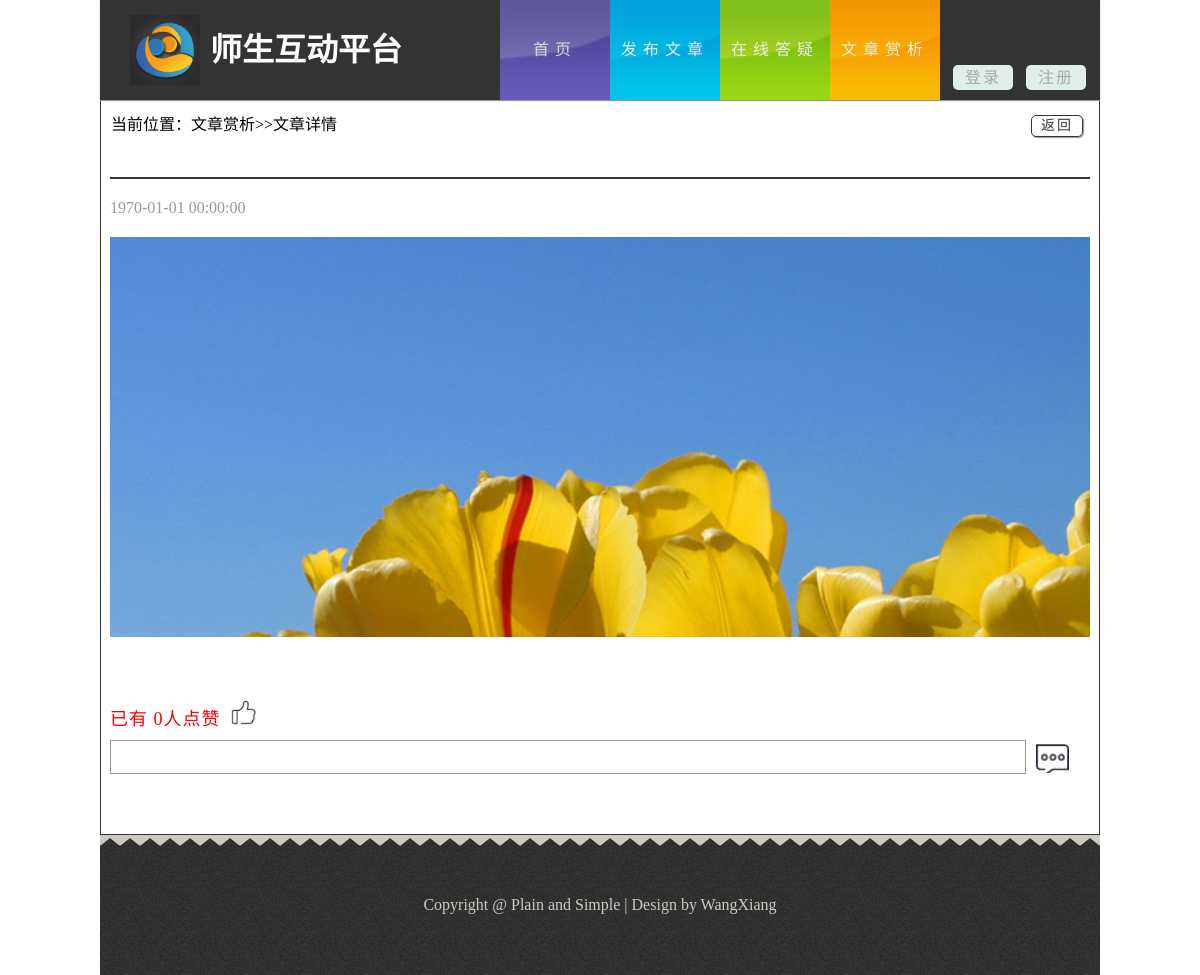
The app's page /detarticle.php?pid=3, older data.
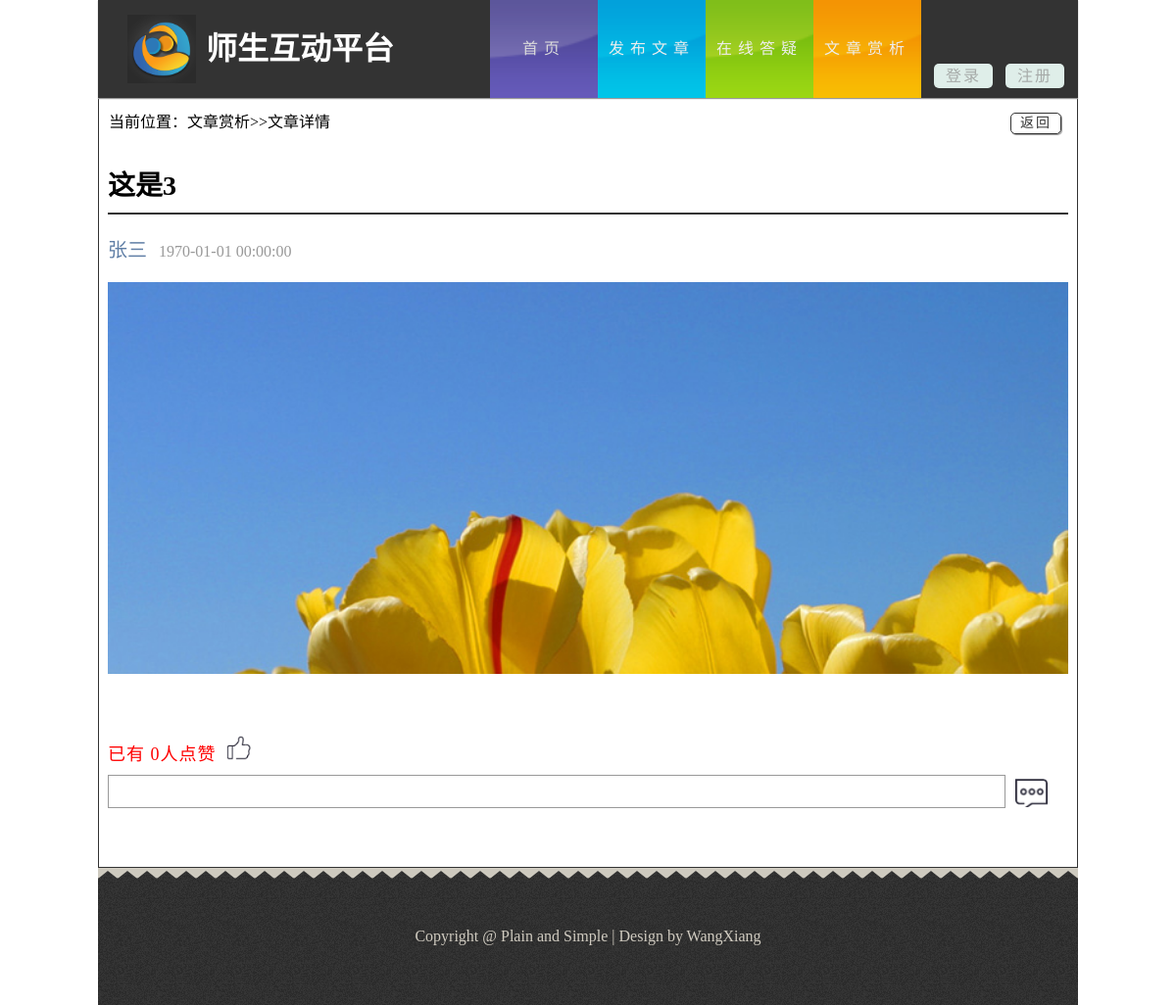
The same page, newer data.
### tables this page shows
CREATE TABLE `tb_paragraph` (
  `para_id` int(11) NOT NULL AUTO_INCREMENT,
  `para_content` varchar(10000) NOT NULL,
  `para_publish` int(20) DEFAULT NULL COMMENT '发布时间',
  `para_title` varchar(255) NOT NULL,
  `para_kind` varchar(255) DEFAULT NULL,
  `para_video` varchar(255) DEFAULT NULL,
  `para_picture` varchar(255) DEFAULT NULL,
  `account` varchar(255) DEFAULT NULL,
  `count_read` int(10) DEFAULT '0',
  `count_send` int(10) DEFAULT '0',
  `count_discuss` int(10) DEFAULT '0',
  `type` varchar(10) DEFAULT NULL,
  PRIMARY KEY (`para_id`)
);

CREATE TABLE `tb_student` (
  `student_id` int(10) NOT NULL AUTO_INCREMENT,
  `account` char(20) DEFAULT NULL,
  `password` char(255) DEFAULT NULL,
  `chinese_name` varchar(255) DEFAULT NULL,
  `sex` varchar(255) DEFAULT NULL,
  `tel` varchar(255) DEFAULT NULL,
  `email` varchar(255) DEFAULT NULL,
  `remark` varchar(255) DEFAULT NULL,
  `count` int(5) DEFAULT '0',
  `head_pic` varchar(100) DEFAULT NULL,
  PRIMARY KEY (`student_id`)
);

### public/detarticle.php (the view, shortened to what this page needs)
<!DOCTYPE html>
<html lang="zh-cn">
<head>
	<link rel="stylesheet" href="css/style.css">
</head>
<body>
    <header id="header">
	    <div class="sec">
		    <h1 class="logo">师生互动平台</h1>
			<nav class="link">
			    <ul class="o-nav">
			        <li class="active"><a href="index.php" class="s-bc">首页</a></li>
				    <li><a href="addarticle.php" class="f-bc">发布文章</a></li>
				    <li><a href="###" class="d-bc">在线答疑</a></li>
				    <li><a href="paragraph.php?page=1" class="w-bc">文章赏析</a></li>
			    </ul>
				<div class="dz">
					<ul>
					<?php
						if(isset($_COOKIE["name"])){
							echo "<div class=\"dlz\">Hi:<a href=\"setinfo.php\"><span>".$_COOKIE["name"]." </span></a><a href=\"logout.php\">[退出]</a></div>";
						}else{
					?>
					   <li><a href="login.php">登录</a></li>
					   <li><a href="register.php">注册</a></li>
					<?php
						}
					?>
					</ul>
				</div>
			</nav>
		</div>
	</header>
    <div id="content" style="background:none;border:1px solid #333;width:998px">
	    <div class="wzxqk">
		    <div class="wz" style="font-size:16px;">
			    当前位置：文章赏析>>文章详情
			</div>
			<div class="return">
			    <a href="#" onclick="javascript:history.back(-1);">返回</a>
			</div>
			<div class="jt-article">
			    <div class="bt">
			    <?php
			    	$pid = $_GET['pid'];
			    	$result = mysql_query("SELECT * FROM tb_paragraph WHERE para_id = ".$pid);
			    	while ($row = mysql_fetch_array($result)) {
			    		echo $row['para_title'];
			    ?>
				</div>
				<div class="xian"></div>
				<div class="writer">
				<?php
						$account = $row['account'];
						$type = $row['type'];
						if($type == 'student'){
							$result_e = mysql_query("SELECT * FROM tb_student WHERE student_id = '".$account."'");
							while ($row_e = mysql_fetch_array($result_e)) {
								echo "<span class=\"zzhe\">".$row_e['chinese_name']."</span>&nbsp;&nbsp;";
							}
						}else{
							$result_e = mysql_query("SELECT * FROM tb_teacher WHERE teacher_id = '".$account."'");
							while ($row_e = mysql_fetch_array($result_e)) {
								echo "<span class=\"zzhe\">".$row_e['chinese_name']."</span>&nbsp;&nbsp;";
							}
						}
				?>
					<span class="time"><?php echo date("Y-m-d H:i:s",$row['para_publish']); ?></span>
				</div>
				<div class="tu">
				    <img src="img/Tulip.jpg"/>
				</div>
				<div class="wznr">
					<pre><?php
					}
					?>
					</pre>
				</div>
				<div class="dzan">
				    已有
			<?php
				$res = mysql_query("SELECT count(*) from tb_zan WHERE para_id = '".$_GET['pid']."'");
				$rs = mysql_fetch_array($res);
				echo $numrows = $rs[0];
			?>人点赞
				    <a><img id="zan" src="img/good.png"/></a>
				</div>
				<div class="pl">
				    <input id="txt" type="text"/><input id="btn" type="button">
				</div>
			</div>
		</div>
	</div>
	<footer>
	    <div class="footer">
		      Copyright @ Plain and Simple | Design by WangXiang
		</div>
	</footer>
</body>
</html>

Row changes from the older to the newer data that the page shows:
changed tb_paragraph: gains tb_student (chinese_name "张三"); para_title (not shown) → "这是3"
